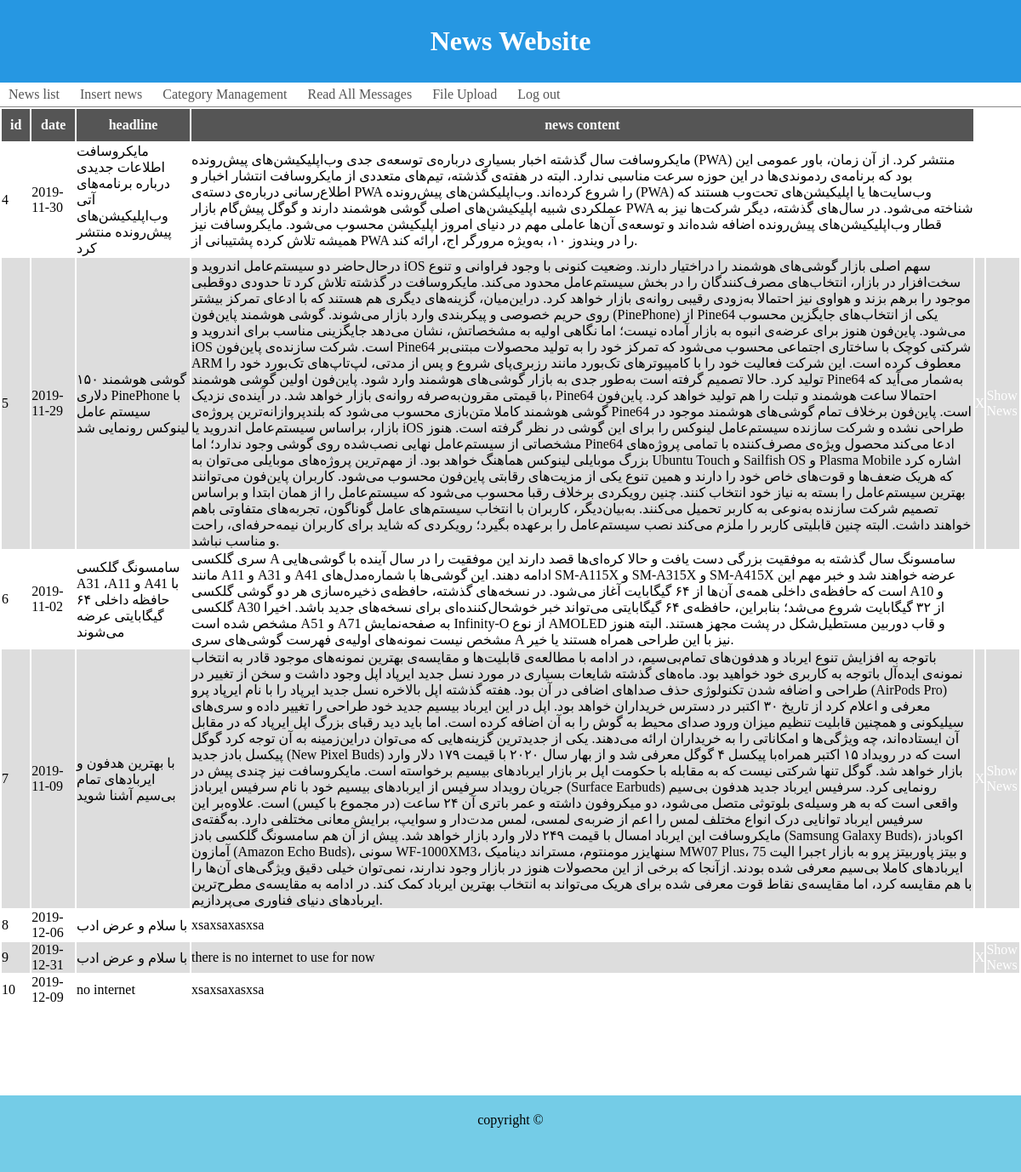
The app's page /admin/getNews (signed in) with its own data.
### tables this page shows
CREATE TABLE `news` (
  `id` int(11) NOT NULL,
  `headline` varchar(150) NOT NULL,
  `content` text NOT NULL,
  `excerpt` text NOT NULL,
  `news_cat` int(8) NOT NULL,
  `picture` varchar(100) NOT NULL,
  `view_count` int(11) NOT NULL DEFAULT '1',
  `date` date NOT NULL
);

### Lib/View.php (called while the page is built, shortened)
<?php
	class View
	{
		public function render($view_name, $data = null)
		{
			require "Views/" . $view_name . ".php";
		}
	}

### Controllers/adminController.php (called while the page is built, shortened)
<?php
  class adminController extends Controller
  {
	public function getNews ()
	{
		include("Models/News.php");
		$news = new News();
		$allNews = $news->get_all();
		$data['allNews'] = $allNews;
		$this->view->render("admin/_include/header_view");
		$this->view->render("admin/show_all_news_view", $data);
		$this->view->render("front/_include/footer_view");
	}
  }

### Lib/Bootstrap.php (called while the page is built, shortened)
<?php
	class Bootstrap
	{
		function __construct()
		{
		  if(!isset($_GET['page']) || $_GET['page'] == "index.php")
		  {
			$page= "main";
		  } else {
			$page = $_GET['page'];
		  }
		  $arr = explode("/", $page);
		  $controller = new $ctrl();
		  $controller->loadModel($arr[0]);
		  if(isset($arr[1])){
			  $method = $arr[1];
		  } else {
			  $method = "index";
		  }
		  $controller->{$method}();
		}
	}

### index.php (called while the page is built, shortened)
<?php
  include('Lib/Bootstrap.php');
  include('Lib/View.php');
  include('Lib/DB.php');
  $app = new Bootstrap();
  ?>

### Lib/DB.php (called while the page is built, shortened)
<?php
    class DB
    {
        function __construct()
        {
            $this->db = new mysqli(HOST, DB_USERNAME, DB_PASS, DB_NAME);
            mysqli_set_charset($this->db,"utf8");
        }
        public function select ($sql)
        {
            return $this->db->query($sql);
        }
    }

### Models/News.php (called while the page is built, shortened)
<?php
  class News extends DB
  {
    public function get_all()
    {
      return $this->select("SELECT * FROM news");
    }
  }

### Views/admin/show_all_news_view.php (the view)
<table>
	<tr>
		<th>id</th>
		<th>date</th>
		<th>headline</th>
		<th>news content</th>
	</tr>
	<?php
		while($news = $allNews->fetch_assoc()){
	?>
	<tr>
		<td><?php echo $news["id"]; ?></td>
		<td><?php echo $news["date"]; ?></td>
		<td><?php echo $news["headline"]; ?></td>
		<td><?php echo $news["content"]; ?></td>
		<td><a class="remove" href="./delete_news&id=<?php echo $news["id"]; ?>">X</a></td>
		<td><a class="text" href="./getone&id=<?php echo $news["id"]; ?>">Show News</a></td>
	</tr>
	<?php
		}
	?>
</table>
<br>
		<br>
		<a href="admin/back">back to Dashboard</a>

### public/assets/admin/css/style.css (style rules this page uses)
th { background: #555; color: #fff; padding: 10px; border: none; }
tr:nth-child(odd) { background: #ddd; }
* { margin: 0; padding: 0; }
body { display: flex; flex-direction: column; }
.form-group .require, a.remove { color: #f00; }
a:visited, a:link, a.link { color: white; text-decoration: none; }

### records on screen
news: id "4", date "2019-11-30", headline "مایکروسافت اطلاعات جدیدی درباره برنامه‌های آتی وب‌اپلیکیشن‌های پیش‌رونده منتشر کرد", content "مایکروسافت سال گذشته اخبار بسیاری درباره‌ی توسعه‌ی جدی وب‌اپلیکیشن‌های پیش‌رونده (PWA) منتشر کرد. از آن زمان، باور عمومی این بود که برنامه‌ی ردموندی‌ها در این حوزه سرعت مناسبی ندارد. البته در هفته‌ی گذشته، تیم‌های متعددی از مایکروسافت انتشار اخبار و اطلاع‌رسانی درباره‌ی دسته‌ی PWA را شروع کرده‌اند. وب‌اپلیکشن‌های پیش‌رونده (PWA) وب‌سایت‌ها یا اپلیکیشن‌های تحت‌وب هستند که عملکردی شبیه اپلیکیشن‌های اصلی گوشی هوشمند دارند و گوگل پیش‌گام بازار PWA شناخته می‌شود. در سال‌های گذشته، دیگر شرکت‌ها نیز به قطار وب‌اپلیکیشن‌های پیش‌رونده اضافه شده‌اند و توسعه‌ی آن‌ها عاملی مهم در دنیای امروز اپلیکیشن محسوب می‌شود. مایکروسافت نیز همیشه تلاش کرده پشتیبانی از PWA را در ویندوز ۱۰، به‌ویژه مرورگر اج، ارائه…"
news: id "5", date "2019-11-29", headline "گوشی هوشمند ۱۵۰ دلاری PinePhone با سیستم‌ عامل لینوکس رونمایی شد", content "درحال‌حاضر دو سیستم‌عامل اندروید و iOS سهم اصلی بازار گوشی‌های هوشمند را دراختیار دارند. وضعیت کنونی با وجود فراوانی و تنوع سخت‌افزار در بازار، انتخاب‌های مصرف‌کنندگان را در بخش سیستم‌عامل محدود می‌کند. مایکروسافت در گذشته تلاش کرد تا حدودی دوقطبی موجود را برهم بزند و هواوی نیز احتمالا به‌زودی رقیبی روانه‌ی بازار خواهد کرد. دراین‌میان، گزینه‌های دیگری هم هستند که با ادعای تمرکز بیشتر روی حریم خصوصی و پیکربندی وارد بازار می‌شوند. گوشی هوشمند پاین‌فون (PinePhone) از Pine64 یکی از انتخاب‌های جایگزین محسوب می‌شود. پاین‌فون هنوز برای عرضه‌ی انبوه به بازار آماده نیست؛ اما نگاهی اولیه به مشخصاتش، نشان‌ می‌دهد جایگزینی مناسب برای اندروید و iOS است. شرکت سازنده‌ی پاین‌فون Pine64 شرکتی کوچک با…"
news: id "6", date "2019-11-02", headline "سامسونگ گلکسی A31 ،A11 و A41 با حافظه داخلی ۶۴ گیگابایتی عرضه می‌شوند", content "سری گلکسی A سامسونگ سال گذشته به موفقیت بزرگی دست یافت و حالا کره‌ای‌ها قصد دارند این موفقیت را در سال آینده با گوشی‌هایی مانند A11 و A31 و A41 ادامه دهند. این گوشی‌ها با شماره‌مدل‌های SM-A115X و SM-A315X و SM-A415X عرضه خواهند شد و خبر مهم این است که حافظه‌ی داخلی همه‌ی آن‌ها از ۶۴ گیگابایت آغاز می‌شود. در نسخه‌های گذشته، حافظه‌ی ذخیره‌سازی هر دو گوشی گلکسی A10 و گلکسی A30 از ۳۲ گیگابایت شروع می‌شد؛ بنابراین، حافظه‌ی ۶۴ گیگابایتی می‌تواند خبر خوشحال‌کننده‌ای برای نسخه‌های جدید باشد. اخیرا مشخص شده است A51 و A71 به صفحه‌نمایش Infinity-O از نوع AMOLED و قاب دوربین مستطیل‌شکل در پشت مجهز هستند. البته هنوز مشخص نیست نمونه‌های اولیه‌ی فهرست گوشی‌های سری A نیز با این طراحی همراه هستند یا خیر."
news: id "7", date "2019-11-09", headline "با بهترین هدفون و ایربادهای تمام بی‌سیم آشنا شوید", content "باتوجه به افزایش تنوع ایرباد و هدفون‌های تمام‌بی‌سیم، در ادامه با مطالعه‌ی قابلیت‌ها و مقایسه‌ی بهترین نمونه‌های موجود قادر به انتخاب نمونه‌ی ایده‌آل باتوجه به کاربری خود خواهید بود. ماه‌های گذشته شایعات بسیاری در مورد نسل جدید ایرپاد اپل وجود داشت و سخن از تغییر در طراحی و اضافه شدن تکنولوژی حذف صداهای اضافی در آن بود. هفته گذشته اپل بالاخره نسل جدید ایرپاد را با نام ایرپاد پرو (AirPods Pro) معرفی و اعلام کرد از تاریخ ۳۰ اکتبر در دسترس خریداران خواهد بود. اپل در این ایرباد بیسیم جدید خود طراحی را تغییر داده و سری‌های سیلیکونی و همچنین قابلیت تنظیم میزان ورود صدای محیط به گوش را به آن اضافه کرده است. اما باید دید رقبای بزرگ اپل ایرپاد که در مقابل آن ایستاده‌اند، چه ویژگی‌ها و امکاناتی را به…"
news: id "8", date "2019-12-06", headline "با سلام و عرض ادب", content "xsaxsaxasxsa"
news: id "9", date "2019-12-31", headline "با سلام و عرض ادب", content "there is no internet to use for now"
news: id "10", date "2019-12-09", headline "no internet", content "xsaxsaxasxsa"
